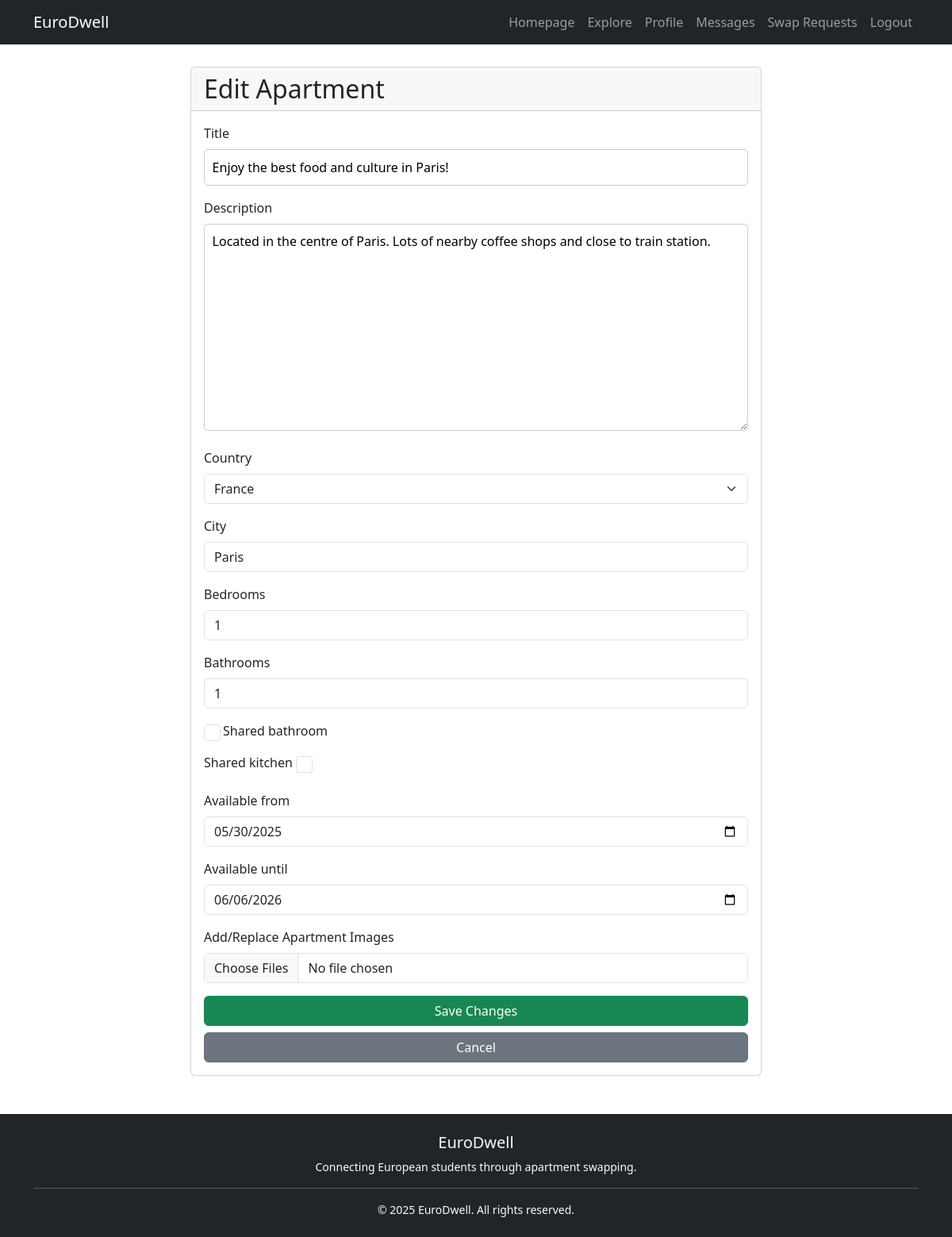
The page /apartment/edit/14/ (signed in) on the database as committed earlier.
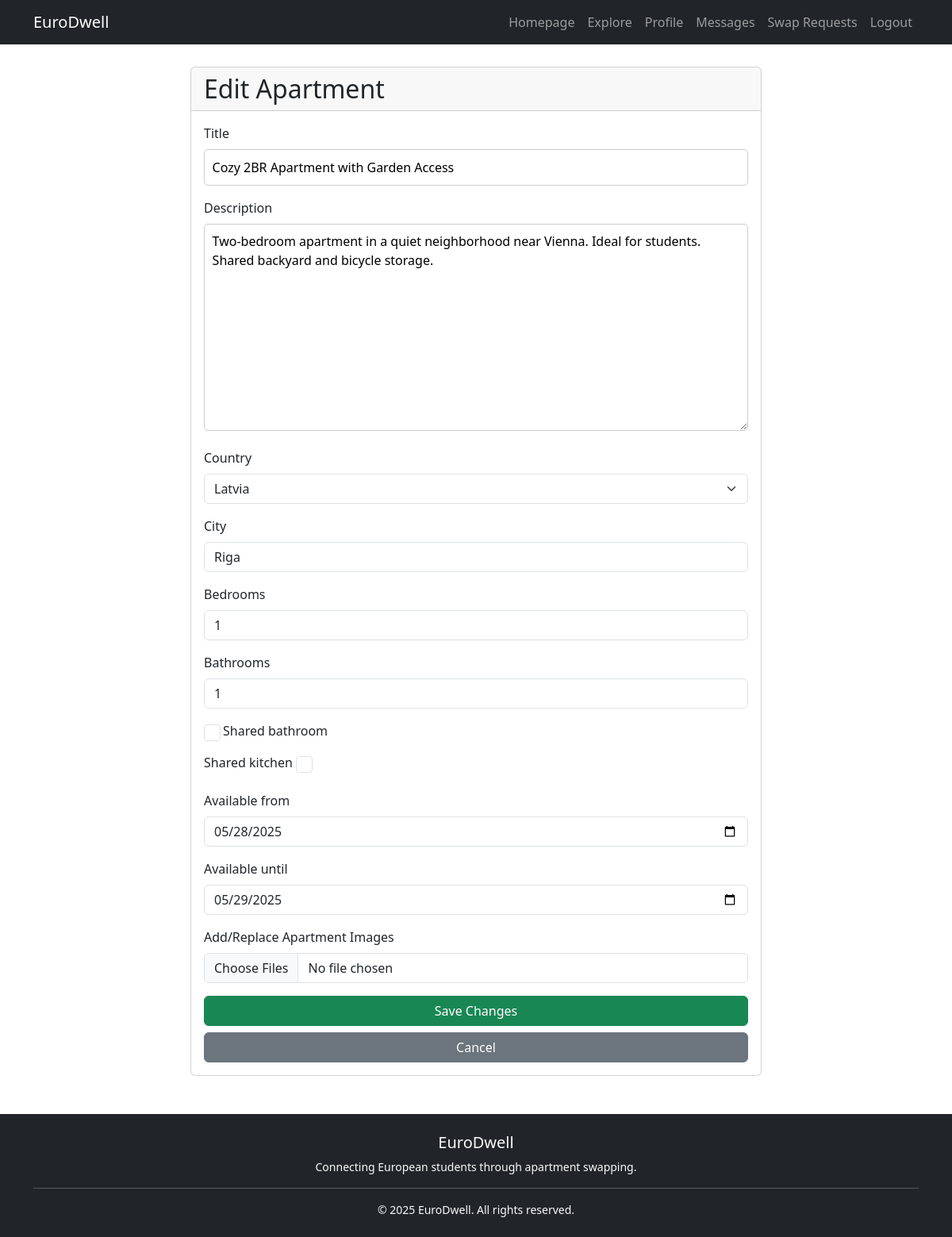
The same page on the database as committed later.
### app/models.py (models this page shows, shortened)
class Apartment(models.Model):
    user = models.ForeignKey(User, on_delete=models.CASCADE)
    title = models.CharField(max_length=200)
    description = models.TextField()
    country = models.CharField(max_length=100,default='Norway')
    city = models.CharField(max_length=100,default='Oslo')
    bedrooms = models.IntegerField(default=1)
    bathrooms = models.IntegerField(default=1)
    shared_bathroom = models.BooleanField(default=False)
    shared_kitchen = models.BooleanField(default=False)
    available_from = models.DateField(default=date.today)
    available_until = models.DateField(default=default_available_until)
    created_at = models.DateTimeField(auto_now_add=True)
    updated_at = models.DateTimeField(auto_now=True)

### app/views.py (the view)
# urls.py: path('apartment/edit/<int:apartment_id>/', views.edit_apartment, name='edit_apartment'),
@login_required
def edit_apartment(request, apartment_id):
    apartment = get_object_or_404(Apartment, id=apartment_id, user=request.user)
    if request.method == 'POST':
        form = ApartmentForm(request.POST, request.FILES, instance=apartment)
        if form.is_valid():
            form.save()
            images = request.FILES.getlist('images')
            if images:
                ApartmentImage.objects.filter(apartment=apartment).delete()
                for image in images:
                    ApartmentImage.objects.create(apartment=apartment, image=image)
            return redirect('profile')
    else:
        form = ApartmentForm(instance=apartment)
    return render(request, 'edit_apartment.html', {'form': form, 'apartment': apartment})

### app/context_processors.py (called while the page is built)
def unread_message_count(request):
    if request.user.is_authenticated:
        count = Message.objects.filter(receiver=request.user, is_read=False).count()
        return {'unread_message_count': count}
    return {}

### app/templates/edit_apartment.html (shortened to what this page needs)
{% extends 'base.html' %}
{% block content %}
<div class="container">
    <div class="row justify-content-center">
        <div class="col-md-8">
            <div class="card">
                <div class="card-header">
                    <h2 class="mb-0">Edit Apartment</h2>
                </div>
                <div class="card-body">
                    <form method="POST" enctype="multipart/form-data">
                        {% for field in form %}
                            {% if field.name != 'images' %}
                                {% if field.name == 'shared_bathroom' %}
                                    <div class="form-check mb-3">
                                        {{ field }}
                                        <label class="form-check-label" for="{{ field.id_for_label }}">
                                            {{ field.label }}
                                        </label>
                                    </div>
                                {% else %}
                                    <div class="mb-3">
                                        <label for="{{ field.id_for_label }}" class="form-label">{{ field.label }}</label>
                                        {{ field }}
                                    </div>
                                {% endif %}
                            {% endif %}
                        {% endfor %}
                        <div class="mb-3">
                            <label for="id_images" class="form-label">Add/Replace Apartment Images</label>
                            <input type="file" name="images" id="id_images" class="form-control" multiple accept="image/*">
                        </div>
                        <div class="d-grid gap-2">
                            <button type="submit" class="btn btn-success">Save Changes</button>
                            <a href="{% url 'profile' %}" class="btn btn-secondary">Cancel</a>
                        </div>
                    </form>
                </div>
            </div>
        </div>
    </div>
</div>
{% endblock %}

Rows that differ between the two databases and show on the page:
changed Apartment: title "Enjoy the best food and culture in Paris!" → "Cozy 2BR Apartment with Garden Access"; description "Located in the centre of Paris. Lots of nearby coffee shops and close to train station." → "Two-bedroom apartment in a quiet neighborhood near Vienna. Ideal for students. Shared backyard and bicycle storage."; country "France" → "Latvia"; city "Paris" → "Riga"; available_from "05/30/2025" → "05/28/2025"; available_until "06/06/2026" → "05/29/2025"
